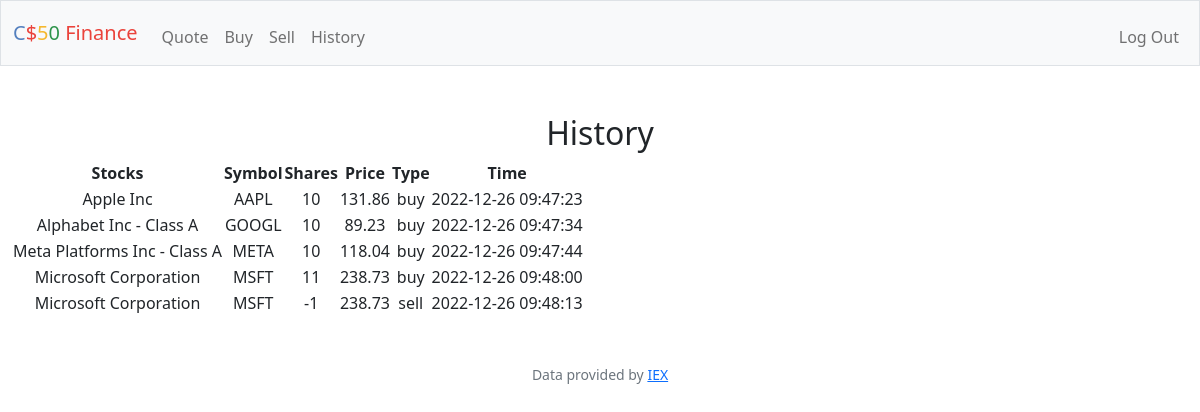
Screenshot of /history (signed in) with the database file from the repository.
### tables this page shows
CREATE TABLE history (
    id INTEGER PRIMARY KEY AUTOINCREMENT,
    user_id INTEGER NOT NULL,
    name TEXT NOT NULL,
    shares INTEGER NOT NULL, 
    price NUMERIC NOT NULL, 
    type TEXT NOT NULL, 
    symbol TEXT NOT NULL, 
    time TIMESTAMP DEFAULT CURRENT_TIMESTAMP, 
    FOREIGN KEY (user_id) REFERENCES users(id) 
);

### app.py (the view)
@app.route("/history")
@login_required
def history():
    user_id = session["user_id"]
    stocks = db.execute(
        "SELECT name, SUM(shares) as value, price, type, symbol, time FROM history WHERE user_id = ? GROUP BY time", user_id)
    return render_template("history.html", stocks=stocks)

### app.py (called while the page is built)
@app.after_request
def after_request(response):
    response.headers["Cache-Control"] = "no-cache, no-store, must-revalidate"
    response.headers["Expires"] = 0
    response.headers["Pragma"] = "no-cache"
    return response

### helpers.py (called while the page is built)
def login_required(f):
    @wraps(f)
    def decorated_function(*args, **kwargs):
        if session.get("user_id") is None:
            return redirect("/login")
        return f(*args, **kwargs)
    return decorated_function

### templates/history.html (shortened to what this page needs)
{% extends "layout.html" %}
{% block main %}
<h2>History</h2>
   <table>
      <thead>
         <tr>
            <th>Stocks</th>
            <th>Symbol</th>
            <th>Shares</th>
            <th>Price</th>
            <th>Type</th>
            <th>Time</th>
         </tr>
      </thead>
      <tbody>
         {% for stock in stocks %}
         <tr>
            <td> {{ stock.name }} </td>
            <td> {{ stock.symbol }} </td>
            <td> {{ stock.value }} </td>
            <td> {{ (stock.price) }} </td>
            <td> {{ stock.type }} </td>
            <td> {{ stock.time }} </td>
         </tr>
         {% endfor %}
      </tbody>
   </table>
{% endblock %}

### rows the page displays
history: name "Apple Inc", symbol "AAPL", value "10", price "131.86", type "buy", time "2022-12-26 09:47:23"
history: name "Alphabet Inc - Class A", symbol "GOOGL", value "10", price "89.23", type "buy", time "2022-12-26 09:47:34"
history: name "Meta Platforms Inc - Class A", symbol "META", value "10", price "118.04", type "buy", time "2022-12-26 09:47:44"
history: name "Microsoft Corporation", symbol "MSFT", value "11", price "238.73", type "buy", time "2022-12-26 09:48:00"
history: name "Microsoft Corporation", symbol "MSFT", value "-1", price "238.73", type "sell", time "2022-12-26 09:48:13"
